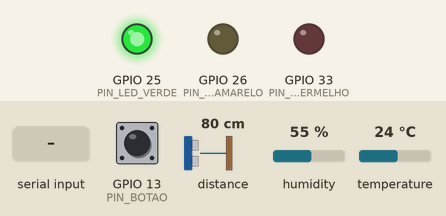
Bench run of a program on a simulated ESP32. Parts: output pins drawn as LEDs (lit = HIGH). The test bench sets the inputs (shaded band); at power-on: distance to the obstacle 80 cm, GPIO 13 (PIN_BOTAO) HIGH, humidity 55 %, temperature 24 °C. The echo pulse lasts 58.3 µs per cm; WiFi joins after 1.5 s; servers stay silent unless stated; the local clock reads 2024-03-15 10:24:30 at power-on unless the program sets it; random numbers use the default seed unless the program sets one; no MQTT or app messages arrive unless stated; what the program prints to the serial monitor is not drawn.

Above: at 7.0 s.
7.1 s: distance to the obstacle set to 82 cm
At 8.4 s:
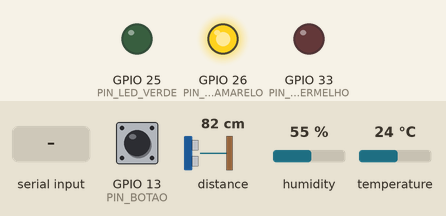
17.3 s: GPIO 13 (PIN_BOTAO) pulled LOW for 0.15 s
At 17.48 s:
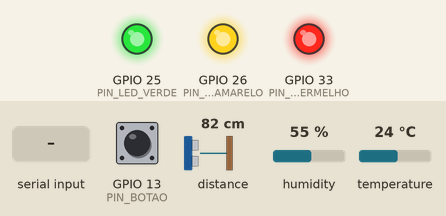
19.1 s: distance to the obstacle set to 86 cm
At 20.1 s:
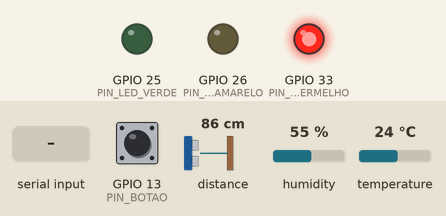
20.6 s: "calibrar\n" received over Serial
At 21.7 s:
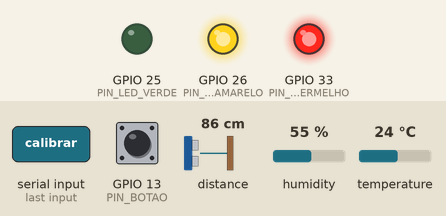
24.1 s: "calibrar\n" received over Serial
At 25.5 s:
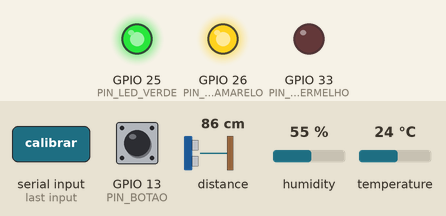
27.6 s: humidity set to 83 %
29.1 s: humidity set to 86 %
At 33.4 s:
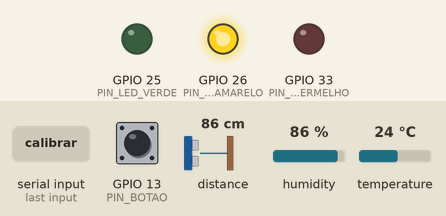
Timing chart, 0 to 34.9 s (numbered marks = the images above; inputs shaded):
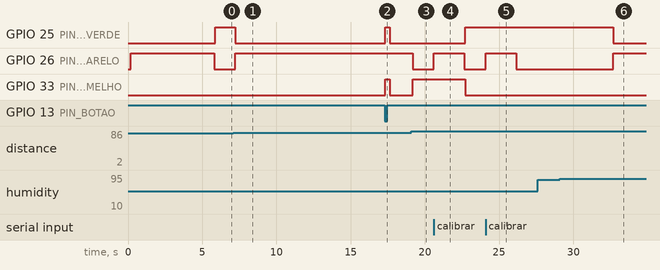

The program:

main.cpp
```cpp
/*
 * ============================================================================
 *  CitizenTech · Monitor de Pavimento: firmware do ESP32 (sensores reais)
 * ============================================================================
 *  ESP32 instalado em um veículo de serviço (ou na maquete) que mede a via:
 *
 *   - VL53L0X (ToF, I2C) ...... aponta para o solo. A diferença entre a
 *                               distância medida e a altura calibrada sobre
 *                               piso plano é a PROFUNDIDADE do buraco.
 *   - DHT22 ................... temperatura e umidade do ar. Umidade alta indica
 *                               pista molhada: a infiltração de água acelera a
 *                               formação de buracos e aumenta o risco.
 *   - Botão ................... reporte manual do motorista ("passei num buraco").
 *   - LEDs .................... ação local: verde = ok, amarelo = atenção,
 *                               vermelho = buraco grave / trecho crítico.
 *   - Trecho da via ........... o protótipo não tem GPS: o trecho atual chega
 *                               por comando MQTT (iot/definir_trecho.py) ou pelo
 *                               Serial Monitor ("trecho SIM0002").
 *
 *  Fluxo de dados (o mesmo que alimenta a IA generativa):
 *    sensores -> ESP32 -> MQTT -> iot/receptor_mqtt.py -> citizentech.db
 *             -> vw_prioridade_trechos -> agente GenAI (relatório / chat)
 *  O ESP32 também ASSINA o tópico de comando para receber do back-end o alerta
 *  de trecho crítico (LED vermelho piscando), a troca de trecho e a recalibração.
 *
 *  Tópicos: <TOPICO_BASE>/<DEVICE_ID>/{leitura, evento, status, comando}
 *
 *  Ligações (ESP32 DevKit):
 *    VL53L0X  VIN->3V3  GND->GND  SDA->GPIO21  SCL->GPIO22
 *    DHT22    VCC->3V3  DATA->GPIO4 (10k para 3V3 se o módulo não tiver)  GND->GND
 *    Botão    GPIO13 <-> GND (pull-up interno)
 *    LEDs     GPIO25 (verde), GPIO26 (amarelo), GPIO33 (vermelho) -> 220R -> GND
 * ============================================================================
 */
#include <Arduino.h>
#include <WiFi.h>
#include <PubSubClient.h>
#include <Wire.h>
#include <VL53L0X.h>
#include <DHT.h>
#include <time.h>

// ---- Credenciais e rede: defina em include/credenciais.h (fora do Git) ----
#if __has_include("credenciais.h")
#include "credenciais.h"
#endif
#ifndef WIFI_SSID
#define WIFI_SSID "SUA_REDE"
#endif
#ifndef WIFI_SENHA
#define WIFI_SENHA "SUA_SENHA"
#endif
#ifndef MQTT_HOST
#define MQTT_HOST "broker.hivemq.com"          // broker público de testes
#endif
#ifndef MQTT_PORTA
#define MQTT_PORTA 1883
#endif
#ifndef TOPICO_BASE
#define TOPICO_BASE "fiap/citizentech/gohorse-gs2026"   // MESMO valor do config.py
#endif
#ifndef DEVICE_ID
#define DEVICE_ID "esp32-01"
#endif
#ifndef TRECHO_INICIAL
#define TRECHO_INICIAL "SIM0001"
#endif

// ---- Pinos ----
#define PIN_SDA           21
#define PIN_SCL           22
#define PIN_DHT           4
#define PIN_BOTAO         13
#define PIN_LED_VERDE     25
#define PIN_LED_AMARELO   26
#define PIN_LED_VERMELHO  33

// ---- Limiares (escala da maquete, em milímetros) ----
const int   LIMIAR_LEVE_MM    = 15;    // a partir daqui: irregularidade leve
const int   LIMIAR_GRAVE_MM   = 40;    // a partir daqui: buraco grave
const int   HISTERESE_MM      = 5;     // evita "piscar" na borda do limiar
const int   MIN_AMOSTRAS      = 2;     // leituras seguidas acima do limiar
const float UMIDADE_ALTA      = 85.0;  // %: pista possivelmente molhada
const int   DIST_MAX_VALIDA   = 2000;  // mm; acima disso é "fora de alcance"

const unsigned long INTERVALO_VL_MS        = 50;    // leitura do ToF (~20 Hz)
const unsigned long INTERVALO_LEITURA_MS   = 5000;  // telemetria periódica
const unsigned long INTERVALO_RETRY_VL_MS  = 5000;  // nova tentativa se o VL53L0X sumir
const int           MAX_TIMEOUTS_VL        = 20;    // timeouts seguidos = sensor desconectado

VL53L0X vl;
DHT dht(PIN_DHT, DHT22);
WiFiClient wifiClient;
PubSubClient mqtt(wifiClient);

char topicoLeitura[96], topicoEvento[96], topicoComando[96], topicoStatus[96];

// ---- Estado dos sensores ----
bool  vlOk = false;
int   timeoutsVl = 0;
int   baselineMm = 0;            // altura do sensor até o solo plano (calibrada)
int   distanciaMm = -1;
int   profundidadeMm = 0;
float temperatura = NAN, umidade = NAN;
int   falhasDht = 0;             // leituras inválidas seguidas do DHT22
char  trechoAtual[24] = "";

// Filtro de mediana de 3 amostras: remove picos isolados do ToF
int janela[3] = {0, 0, 0};
int nJanela = 0, idxJanela = 0;

// Máquina de estados da detecção
bool  emIrregularidade = false;
int   amostrasAcima = 0;
int   profMaxMm = 0;
unsigned long ultimoEventoMs = 0;
char  ultimaSeveridade[8] = "ok";

unsigned long ultimoVlMs = 0, ultimaLeituraMs = 0, ultimaTentativaMqtt = 0, ultimaTentativaVl = 0;
unsigned long confirmacaoAteMs = 0, alertaRemotoAteMs = 0;
bool  botaoAnterior = HIGH;
unsigned long botaoMudouMs = 0;

// Fila de eventos: se o MQTT cair (veículo sem sinal), os eventos são guardados
// e reenviados na reconexão. Ao encher, descarta o mais antigo.
const int FILA_MAX = 12;
char fila[FILA_MAX][320];
int  filaInicio = 0, filaTamanho = 0;

// ---- protótipos ----
void publicarEvento(const char* tipo, const char* severidade, int prof);
void calibrar();
void definirTrecho(const char* codigo, bool avisar);

// ============================== utilitários =================================
void fmtFloat(char* out, size_t n, float v) {
  if (isnan(v)) snprintf(out, n, "null"); else snprintf(out, n, "%.1f", v);
}

void fmtTrecho(char* out, size_t n) {
  if (trechoAtual[0]) snprintf(out, n, "\"%s\"", trechoAtual); else snprintf(out, n, "null");
}

unsigned long agoraEpoch() {             // 0 se o NTP ainda não sincronizou
  time_t t = time(nullptr);
  return t > 1700000000 ? (unsigned long)t : 0;
}

void confirmar(unsigned long ms) { confirmacaoAteMs = millis() + ms; }   // 3 LEDs acesos

bool dhtOk() { return falhasDht < 3 && !isnan(umidade); }
bool pistaUmida() { return dhtOk() && umidade >= UMIDADE_ALTA; }

const char* statusAtual() {
  if (ultimoEventoMs > 0 && millis() - ultimoEventoMs < 3000) return ultimaSeveridade;
  if (emIrregularidade) return profMaxMm >= LIMIAR_GRAVE_MM ? "grave" : "leve";
  return "ok";
}

int mediana3(int novo) {
  janela[idxJanela] = novo;
  idxJanela = (idxJanela + 1) % 3;
  if (nJanela < 3) nJanela++;
  if (nJanela < 3) return novo;
  int a = janela[0], b = janela[1], c = janela[2];
  return max(min(a, b), min(max(a, b), c));
}

// ============================== MQTT: publicação ============================
void enfileirar(const char* json) {
  if (filaTamanho == FILA_MAX) {                       // cheia: descarta o mais antigo
    filaInicio = (filaInicio + 1) % FILA_MAX;
    filaTamanho--;
  }
  int pos = (filaInicio + filaTamanho) % FILA_MAX;
  strncpy(fila[pos], json, sizeof fila[pos] - 1);
  fila[pos][sizeof fila[pos] - 1] = '\0';
  filaTamanho++;
}

void descarregarFila() {
  while (filaTamanho > 0 && mqtt.connected()) {
    if (!mqtt.publish(topicoEvento, fila[filaInicio])) break;
    Serial.printf("[EVENTO REENVIADO] %s\n", fila[filaInicio]);
    filaInicio = (filaInicio + 1) % FILA_MAX;
    filaTamanho--;
  }
}

void publicarEvento(const char* tipo, const char* severidade, int prof) {
  char t[12], u[12], tr[30], json[320];
  fmtFloat(t, sizeof t, temperatura);
  fmtFloat(u, sizeof u, umidade);
  fmtTrecho(tr, sizeof tr);
  snprintf(json, sizeof json,
    "{\"device\":\"%s\",\"tipo\":\"%s\",\"severidade\":\"%s\",\"trecho\":%s,"
    "\"prof_mm\":%d,\"temp_c\":%s,\"umid\":%s,\"ts\":%lu}",
    DEVICE_ID, tipo, severidade, tr, prof, t, u, agoraEpoch());
  bool ok = mqtt.connected() && mqtt.publish(topicoEvento, json);
  if (!ok) enfileirar(json);
  Serial.printf("[EVENTO%s] %s\n", ok ? "" : " NA FILA", json);
}

void publicarLeitura() {
  char t[12], u[12], tr[30], json[384];
  fmtFloat(t, sizeof t, temperatura);
  fmtFloat(u, sizeof u, umidade);
  fmtTrecho(tr, sizeof tr);
  snprintf(json, sizeof json,
    "{\"device\":\"%s\",\"trecho\":%s,\"dist_mm\":%d,\"prof_mm\":%d,"
    "\"temp_c\":%s,\"umid\":%s,\"pista_umida\":%s,\"status\":\"%s\","
    "\"vl_ok\":%s,\"dht_ok\":%s,\"base_mm\":%d,\"rssi\":%d,\"ts\":%lu}",
    DEVICE_ID, tr, distanciaMm, profundidadeMm, t, u,
    pistaUmida() ? "true" : "false", statusAtual(),
    vlOk ? "true" : "false", dhtOk() ? "true" : "false", baselineMm,
    WiFi.status() == WL_CONNECTED ? (int)WiFi.RSSI() : 0, agoraEpoch());
  bool ok = mqtt.connected() && mqtt.publish(topicoLeitura, json);
  Serial.printf("[LEITURA%s] %s\n", ok ? "" : " NAO ENVIADA", json);
}

// ============================== sensores ====================================
bool iniciarVl() {
  vl.setTimeout(500);
  if (!vl.init()) return false;
  vl.setMeasurementTimingBudget(33000);   // 33 ms: bom equilíbrio precisão × taxa
  vl.startContinuous();                   // mede sem parar; a leitura só busca o último valor
  timeoutsVl = 0;
  nJanela = idxJanela = 0;
  return true;
}

void calibrar() {
  if (!vlOk) {
    Serial.println("Calibracao ignorada: VL53L0X ausente.");
    return;
  }
  Serial.println("Calibrando: mantenha o sensor sobre superficie PLANA...");
  digitalWrite(PIN_LED_AMARELO, HIGH);
  long soma = 0; int n = 0;
  for (int i = 0; i < 30; i++) {
    uint16_t d = vl.readRangeContinuousMillimeters();
    if (!vl.timeoutOccurred() && d > 0 && d < DIST_MAX_VALIDA) { soma += d; n++; }
    delay(35);
  }
  digitalWrite(PIN_LED_AMARELO, LOW);
  if (n >= 10) {
    baselineMm = soma / n;
    emIrregularidade = false; amostrasAcima = 0; profMaxMm = 0;
    Serial.printf("Altura de referencia: %d mm (%d amostras)\n", baselineMm, n);
    publicarEvento("calibracao", "info", baselineMm);
  } else {
    Serial.println("Calibracao falhou (leituras invalidas). Use o comando \"calibrar\".");
  }
}

void processarProfundidade(int prof) {
  if (!emIrregularidade) {
    if (prof >= LIMIAR_LEVE_MM) {
      amostrasAcima++;
      profMaxMm = max(profMaxMm, prof);
      if (amostrasAcima >= MIN_AMOSTRAS) emIrregularidade = true;
    } else {
      amostrasAcima = 0;
      profMaxMm = 0;
    }
    return;
  }
  // Dentro da irregularidade: acompanha a profundidade máxima e, quando o
  // sensor volta ao nível normal, emite UM evento por passagem pelo buraco.
  profMaxMm = max(profMaxMm, prof);
  if (prof < LIMIAR_LEVE_MM - HISTERESE_MM) {
    const char* sev = profMaxMm >= LIMIAR_GRAVE_MM ? "grave" : "leve";
    strncpy(ultimaSeveridade, sev, sizeof ultimaSeveridade);
    ultimoEventoMs = millis();
    publicarEvento("buraco", sev, profMaxMm);
    emIrregularidade = false;
    amostrasAcima = 0;
    profMaxMm = 0;
  }
}

void lerDistancia() {
  uint16_t d = vl.readRangeContinuousMillimeters();
  if (vl.timeoutOccurred()) {
    if (++timeoutsVl >= MAX_TIMEOUTS_VL) {
      vlOk = false;
      Serial.println("ERRO: VL53L0X parou de responder (verifique os fios). Tentando reconectar...");
    }
    return;
  }
  timeoutsVl = 0;
  if (d == 0 || d >= DIST_MAX_VALIDA) return;            // fora de alcance
  distanciaMm = mediana3(d);
  profundidadeMm = max(0, distanciaMm - baselineMm);     // ressaltos (lombadas) = 0
  processarProfundidade(profundidadeMm);
}

void lerDht() {
  float t = dht.readTemperature();
  float h = dht.readHumidity();
  if (isnan(t) || isnan(h)) {
    if (++falhasDht == 3) Serial.println("AVISO: DHT22 sem leitura valida (verifique DATA no GPIO4).");
    return;                                  // mantém o último valor válido
  }
  falhasDht = 0;
  temperatura = t;
  umidade = h;
}

void lerBotao() {
  bool leitura = digitalRead(PIN_BOTAO);
  if (leitura != botaoAnterior && millis() - botaoMudouMs > 50) {   // debounce
    botaoMudouMs = millis();
    botaoAnterior = leitura;
    if (leitura == LOW) {
      confirmar(300);
      publicarEvento("reporte_manual", "info", profundidadeMm);
    }
  }
}

void atualizarLeds() {
  if (millis() < confirmacaoAteMs) {     // confirmação: os três acesos
    digitalWrite(PIN_LED_VERMELHO, HIGH);
    digitalWrite(PIN_LED_AMARELO, HIGH);
    digitalWrite(PIN_LED_VERDE, HIGH);
    return;
  }
  const char* s = statusAtual();
  bool remoto = millis() < alertaRemotoAteMs;
  bool vermelho = strcmp(s, "grave") == 0 || (remoto && (millis() / 250) % 2 == 0);
  bool amarelo = !vermelho && !remoto && (strcmp(s, "leve") == 0 || pistaUmida());
  bool verde = !vermelho && !amarelo && !remoto;
  digitalWrite(PIN_LED_VERMELHO, vermelho);
  digitalWrite(PIN_LED_AMARELO, amarelo);
  digitalWrite(PIN_LED_VERDE, verde);
}

// ============================== trecho (GPS simulado) =======================
void definirTrecho(const char* codigo, bool avisar) {
  while (*codigo == ' ') codigo++;
  if (!codigo[0] || strcmp(codigo, trechoAtual) == 0) return;
  strncpy(trechoAtual, codigo, sizeof trechoAtual - 1);
  trechoAtual[sizeof trechoAtual - 1] = '\0';
  for (char* p = trechoAtual; *p; p++) *p = toupper(*p);
  Serial.printf("Trecho atual: %s\n", trechoAtual);
  if (avisar) {
    confirmar(300);
    publicarEvento("mudanca_trecho", "info", 0);
  }
}

// ============================== MQTT: comandos ==============================
// Extrai o valor texto de "chave" num JSON simples: {"chave": "valor", ...}
bool extrairCampo(const char* json, const char* chave, char* out, size_t n) {
  char padrao[24];
  snprintf(padrao, sizeof padrao, "\"%s\"", chave);
  const char* p = strstr(json, padrao);
  if (!p) return false;
  p = strchr(p + strlen(padrao), ':');
  if (!p) return false;
  p = strchr(p, '"');
  if (!p) return false;
  p++;
  size_t i = 0;
  while (*p && *p != '"' && i < n - 1) out[i++] = *p++;
  out[i] = '\0';
  return i > 0;
}

void aoReceberComando(char* topic, byte* payload, unsigned int len) {
  char msg[256], acao[16], valor[24];
  if (len >= sizeof msg) len = sizeof msg - 1;
  memcpy(msg, payload, len);
  msg[len] = '\0';
  Serial.printf("[COMANDO] %s\n", msg);
  if (!extrairCampo(msg, "acao", acao, sizeof acao)) return;

  if (strcmp(acao, "trecho") == 0) {              // {"acao":"trecho","codigo":"SIM0002"}
    if (extrairCampo(msg, "codigo", valor, sizeof valor)) definirTrecho(valor, true);
  } else if (strcmp(acao, "calibrar") == 0) {
    calibrar();
  } else if (strcmp(acao, "alerta") == 0) {       // trecho crítico à frente
    alertaRemotoAteMs = millis() + 5000;
    publicarEvento("alerta_recebido", "info", 0);
  } else if (strcmp(acao, "ping") == 0) {
    publicarEvento("online", "info", 0);
  }
}

void conectarMqtt() {
  if (mqtt.connected() || WiFi.status() != WL_CONNECTED) return;
  if (millis() - ultimaTentativaMqtt < 3000) return;
  ultimaTentativaMqtt = millis();
  char id[40];
  snprintf(id, sizeof id, "%s-%04X", DEVICE_ID, (unsigned)(esp_random() & 0xFFFF));
  // Last Will: se o ESP32 cair, o broker publica "offline" no tópico de status
  if (mqtt.connect(id, topicoStatus, 1, true, "offline")) {
    mqtt.publish(topicoStatus, "online", true);
    mqtt.subscribe(topicoComando);
    Serial.printf("MQTT conectado a %s (base %s).\n", MQTT_HOST, TOPICO_BASE);
    descarregarFila();
  } else {
    Serial.printf("MQTT falhou (rc=%d), tentando de novo...\n", mqtt.state());
  }
}

// ============================== Serial Monitor ==============================
void imprimirStatus() {
  Serial.printf("--- %s | trecho %s ---\n", DEVICE_ID, trechoAtual[0] ? trechoAtual : "-");
  Serial.printf("Wi-Fi: %s (RSSI %d) | MQTT: %s | eventos na fila: %d\n",
                WiFi.status() == WL_CONNECTED ? WiFi.localIP().toString().c_str() : "desconectado",
                WiFi.status() == WL_CONNECTED ? (int)WiFi.RSSI() : 0,
                mqtt.connected() ? "conectado" : "desconectado", filaTamanho);
  Serial.printf("VL53L0X: %s | base %d mm | distancia %d mm | profundidade %d mm\n",
                vlOk ? "ok" : "AUSENTE", baselineMm, distanciaMm, profundidadeMm);
  Serial.printf("DHT22: %s | %.1f C | %.1f %%\n", dhtOk() ? "ok" : "SEM LEITURA", temperatura, umidade);
}

void processarLinhaSerial(char* linha) {
  if (strncmp(linha, "trecho ", 7) == 0) definirTrecho(linha + 7, true);
  else if (strcmp(linha, "calibrar") == 0) calibrar();
  else if (strcmp(linha, "status") == 0) imprimirStatus();
  else if (strcmp(linha, "reporte") == 0) { confirmar(300); publicarEvento("reporte_manual", "info", profundidadeMm); }
  else if (linha[0]) Serial.println("Comandos: trecho <codigo> | calibrar | status | reporte");
}

void lerSerial() {
  static char buf[48];
  static size_t n = 0;
  while (Serial.available()) {
    char c = Serial.read();
    if (c == '\r') continue;
    if (c == '\n') { buf[n] = '\0'; processarLinhaSerial(buf); n = 0; }
    else if (n < sizeof buf - 1) buf[n++] = c;
  }
}

// ============================== setup / loop ================================
void setup() {
  Serial.begin(115200);
  delay(200);
  Serial.println("\nCitizenTech · Monitor de Pavimento: " DEVICE_ID);
  pinMode(PIN_BOTAO, INPUT_PULLUP);
  pinMode(PIN_LED_VERDE, OUTPUT);
  pinMode(PIN_LED_AMARELO, OUTPUT);
  pinMode(PIN_LED_VERMELHO, OUTPUT);
  digitalWrite(PIN_LED_AMARELO, HIGH);    // amarelo fixo = inicializando

  Wire.begin(PIN_SDA, PIN_SCL);
  vlOk = iniciarVl();
  Serial.println(vlOk ? "VL53L0X ok." : "ERRO: VL53L0X nao encontrado (verifique SDA/SCL e 3V3).");
  ultimaTentativaVl = millis();

  dht.begin();
  definirTrecho(TRECHO_INICIAL, false);

  snprintf(topicoLeitura, sizeof topicoLeitura, "%s/%s/leitura", TOPICO_BASE, DEVICE_ID);
  snprintf(topicoEvento,  sizeof topicoEvento,  "%s/%s/evento",  TOPICO_BASE, DEVICE_ID);
  snprintf(topicoComando, sizeof topicoComando, "%s/%s/comando", TOPICO_BASE, DEVICE_ID);
  snprintf(topicoStatus,  sizeof topicoStatus,  "%s/%s/status",  TOPICO_BASE, DEVICE_ID);

  WiFi.mode(WIFI_STA);
  WiFi.setAutoReconnect(true);
  WiFi.begin(WIFI_SSID, WIFI_SENHA);
  Serial.printf("Conectando ao Wi-Fi \"%s\"", WIFI_SSID);
  for (int i = 0; i < 30 && WiFi.status() != WL_CONNECTED; i++) { delay(500); Serial.print("."); }
  Serial.println(WiFi.status() == WL_CONNECTED ? " ok" : " FALHOU (seguindo offline; eventos vao para a fila)");

  configTime(-3 * 3600, 0, "pool.ntp.org", "time.google.com");    // horário de Brasília

  mqtt.setServer(MQTT_HOST, MQTT_PORTA);
  mqtt.setCallback(aoReceberComando);
  mqtt.setBufferSize(512);               // o padrão (256 B) é pequeno para o JSON
  for (int i = 0; i < 5 && !mqtt.connected() && WiFi.status() == WL_CONNECTED; i++) {
    ultimaTentativaMqtt = 0;
    conectarMqtt();
    if (!mqtt.connected()) delay(1000);
  }

  calibrar();
  lerDht();
  digitalWrite(PIN_LED_AMARELO, LOW);
  Serial.println("Pronto. Digite \"ajuda\" no Serial Monitor para ver os comandos.");
}

void loop() {
  conectarMqtt();
  mqtt.loop();
  lerSerial();

  unsigned long agora = millis();

  // VL53L0X desconectado: tenta de novo periodicamente e recalibra
  if (!vlOk && agora - ultimaTentativaVl >= INTERVALO_RETRY_VL_MS) {
    ultimaTentativaVl = agora;
    if ((vlOk = iniciarVl())) {
      Serial.println("VL53L0X reconectado.");
      calibrar();
    }
  }
  if (vlOk && baselineMm > 0 && agora - ultimoVlMs >= INTERVALO_VL_MS) {
    ultimoVlMs = agora;
    lerDistancia();
  }
  lerBotao();

  if (agora - ultimaLeituraMs >= INTERVALO_LEITURA_MS) {
    ultimaLeituraMs = agora;
    lerDht();
    publicarLeitura();
  }

  atualizarLeds();
}
```

Measured:
- the behaviour switches between 81 and 82 cm on distance to the obstacle (found by bisection; images 0 and 1)
- the behaviour switches between 83 and 84 cm on distance to the obstacle (found by bisection; images 2 and 3)
- the behaviour switches between 84 and 85 % on humidity (found by bisection; images 5 and 6)
- after the input at 7.1 s, GPIO 25 (PIN_LED_VERDE): HIGH → LOW after 0.11 s; GPIO 26 (PIN_LED_AMARELO): LOW → HIGH after 0.11 s
- after the input at 17.3 s, GPIO 25 (PIN_LED_VERDE), GPIO 33 (PIN_LED_VERMELHO): LOW → HIGH at once, → LOW 0.29 s later
- after the input at 19.1 s, GPIO 26 (PIN_LED_AMARELO): HIGH → LOW after 0.09 s; GPIO 33 (PIN_LED_VERMELHO): LOW → HIGH after 0.09 s
- after the input at 20.6 s, GPIO 25 (PIN_LED_VERDE): LOW → HIGH after 2.1 s; GPIO 26 (PIN_LED_AMARELO): LOW → HIGH at once, → LOW 2.0 s later; GPIO 33 (PIN_LED_VERMELHO): HIGH → LOW after 2.1 s
- after the input at 24.1 s, GPIO 26 (PIN_LED_AMARELO): LOW → HIGH at once, → LOW 2.0 s later
- after the input at 27.6 s, every drawn part: stays the same
- after the input at 29.1 s, GPIO 25 (PIN_LED_VERDE): HIGH → LOW after 3.6 s; GPIO 26 (PIN_LED_AMARELO): LOW → HIGH after 3.6 s
